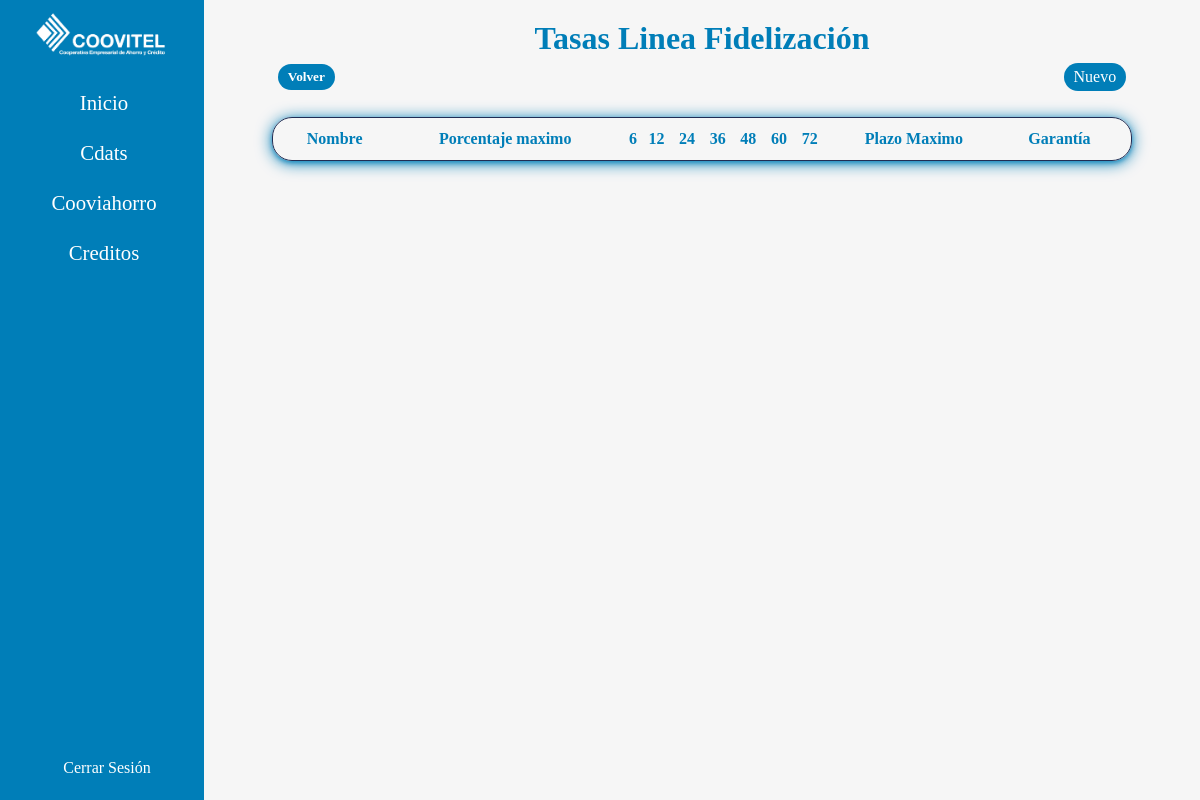
/fidelizacion/ (signed in), run on an earlier commit of the app's database.
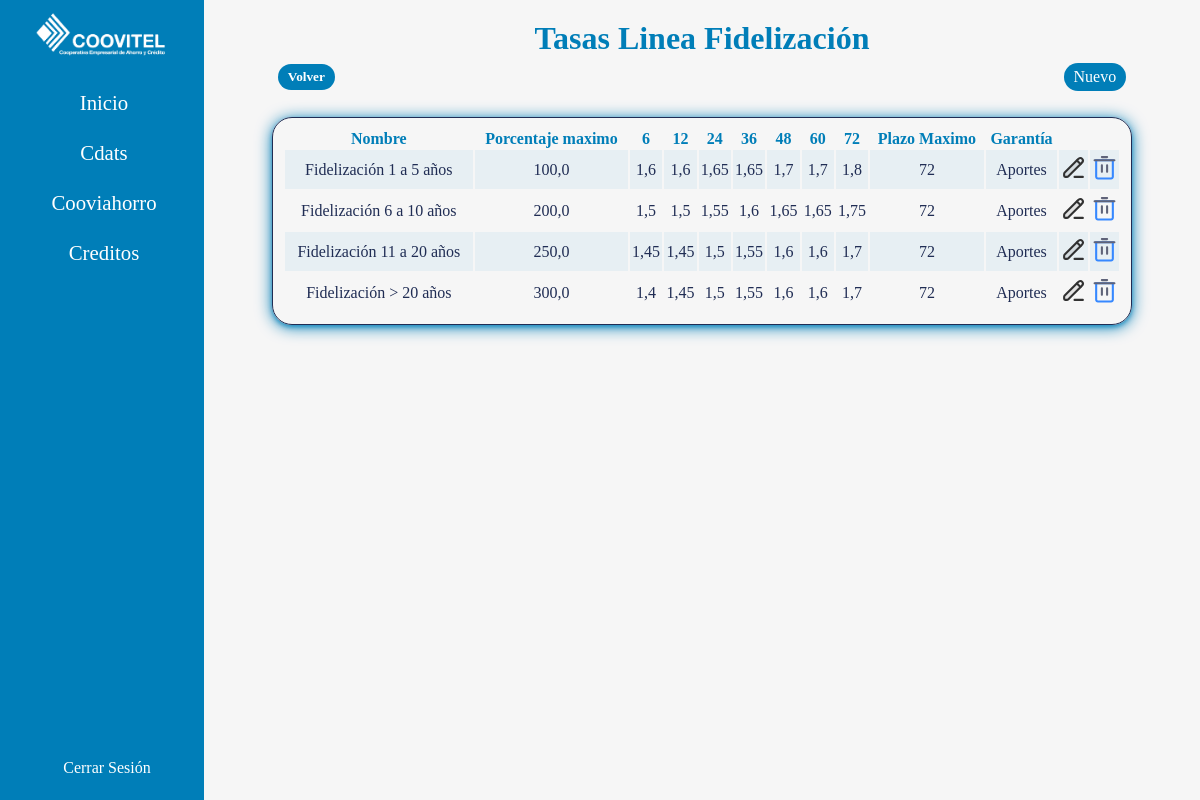
And on a later commit of the database.
### controls/models.py (models this page shows, shortened)
class Fidelizacion(models.Model):
    name = models.CharField(max_length=200)
    porcentaje = models.FloatField()
    tasa6 = models.FloatField()
    tasa12 = models.FloatField()
    tasa24 = models.FloatField()
    tasa36 = models.FloatField()
    tasa48 = models.FloatField()
    tasa60 = models.FloatField()
    tasa72 = models.FloatField()
    plazoMax = models.IntegerField()
    garantia = models.CharField(max_length=500)

### controls/views.py (the view)
# urls.py: path("fidelizacion/", views.fidelizacion, name="fidelizacion"),
@login_required
def fidelizacion(request):
    fidelizacion = Fidelizacion.objects.all()
    return render(request, 'fidelizacion/fidelizacion.html', {'fidelizacion': fidelizacion})

### controls/templates/fidelizacion/fidelizacion.html (shortened to what this page needs)
{% extends 'base.html' %}
{% load humanize %}
{% block content %}
    <div class="types">
        <h1 class="title-type">Tasas Linea Fidelización</h1>
        <div class="buttons">
            <a class="bts" href="{% url 'admin' %}"><h5>Volver</h5></a>
            <a class="bts" href="{% url 'createfidelizacion' %}">Nuevo</a>
        </div>
        <table>
            <tr>
                <th>Nombre</th>
                <th>Porcentaje maximo</th>
                <th>6</th>
                <th>12</th>
                <th>24</th>
                <th>36</th>
                <th>48</th>
                <th>60</th>
                <th>72</th>
                <th>Plazo Maximo</th>
                <th>Garantía</th>
                <th></th>
                <th></th>
            </tr>
            {% for fide in fidelizacion %}
                <tr>
                    <td>{{fide.name}}</td>
                    <td>{{fide.porcentaje}}</td>
                    <td>{{fide.tasa6}}</td>
                    <td>{{fide.tasa12}}</td>
                    <td>{{fide.tasa24}}</td>
                    <td>{{fide.tasa36}}</td>
                    <td>{{fide.tasa48}}</td>
                    <td>{{fide.tasa60}}</td>
                    <td>{{fide.tasa72}}</td>
                    <td>{{fide.plazoMax}}</td>
                    <td>{{fide.garantia}}</td>
                    <td>
                        <a href="{% url 'updatefidelizacion' fide.id %}">
                        </a>
                    </td>
                    <td>
                        <a onclick="return confirm('Esta seguro de eliminar este rango de Fidelización?')" href="{% url 'deletefidelizacion' fide.id %}">
                        </a>
                    </td>
                </tr>
            {% endfor %}
        </table>
    </div>
{% endblock %}

What changed in the data, as far as the page shows it:
added Fidelizacion: name "Fidelización 1 a 5 años", porcentaje "100,0", tasa6 "1,6", tasa12 "1,6", tasa24 "1,65", tasa36 "1,65", tasa48 "1,7", tasa60 "1,7", tasa72 "1,8", plazoMax "72", garantia "Aportes"
added Fidelizacion: name "Fidelización 6 a 10 años", porcentaje "200,0", tasa6 "1,5", tasa12 "1,5", tasa24 "1,55", tasa36 "1,6", tasa48 "1,65", tasa60 "1,65", tasa72 "1,75", plazoMax "72", garantia "Aportes"
added Fidelizacion: name "Fidelización 11 a 20 años", porcentaje "250,0", tasa6 "1,45", tasa12 "1,45", tasa24 "1,5", tasa36 "1,55", tasa48 "1,6", tasa60 "1,6", tasa72 "1,7", plazoMax "72", garantia "Aportes"
added Fidelizacion: name "Fidelización > 20 años", porcentaje "300,0", tasa6 "1,4", tasa12 "1,45", tasa24 "1,5", tasa36 "1,55", tasa48 "1,6", tasa60 "1,6", tasa72 "1,7", plazoMax "72", garantia "Aportes"
